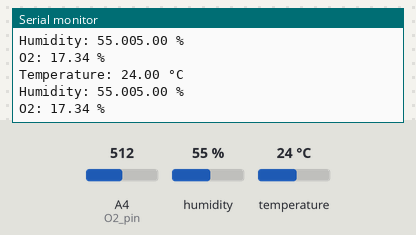
The sketch below on a simulated Arduino Uno, built with avr-gcc and run on an emulated ATmega328P. Parts: the last lines printed to the serial monitor. The test bench sets the inputs (shaded band); at power-on: humidity 55 %, A4 (O2_pin) = 512, temperature 24 °C.

Above: at 1.2 s.
1.3 s: humidity set to 22 %
At 2.5 s:
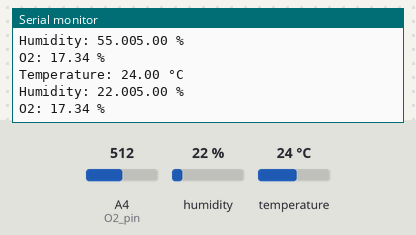
2.8 s: A4 (O2_pin) set to 716
At 3.8 s:
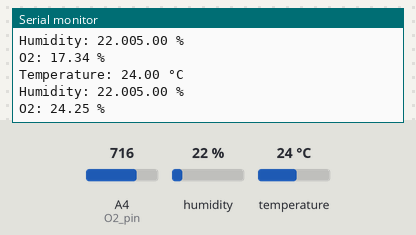
4.3 s: temperature set to 12 °C
At 5.7 s:
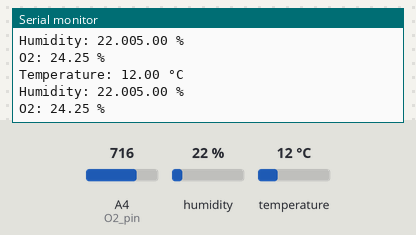
5.8 s: A4 (O2_pin) set to 900
At 7.1 s:
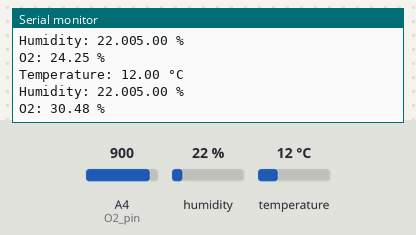
7.3 s: humidity set to 40 %
At 8.2 s:
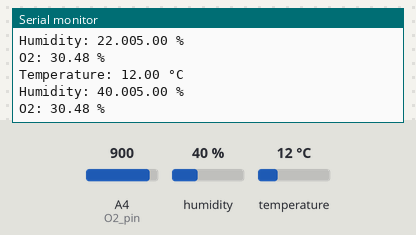
Timing chart, 0 to 9.8 s (numbered marks = the images above; inputs shaded):
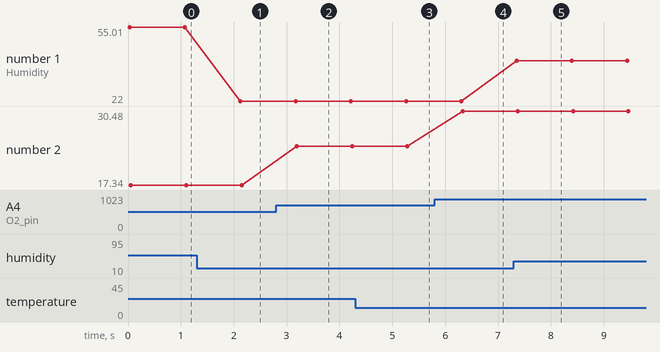

Measured:
- after the input at 1.3 s, the serial monitor: prints a new line after 0.82 s (image 1)
- after the input at 2.8 s, the serial monitor: prints a new line after 0.39 s (image 2)
- after the input at 4.3 s, the serial monitor: prints a new line after 0.93 s (image 3)
- after the input at 5.8 s, the serial monitor: prints a new line after 0.53 s (image 4)
- after the input at 7.3 s, the serial monitor: prints a new line after 0.05 s (image 5)
- plotted number 1: 55.01 → 22 after the input at 1.3 s, 22 → 40.01 after the input at 7.3 s
- plotted number 2: 17.34 → 24.25 after the input at 2.8 s, 24.25 → 30.48 after the input at 5.8 s

The sketch:

P2I-Growbox-Arduino.ino
```cpp
#include <Arduino.h>

// temperatureHumidity on I2C
int soilHumidity_pin = A1;
int brightness_pin = A2;
int waterLevel_pin = A3;
int O2_pin = A4;

bool temperatureHumidity_enabled = true;
bool soilHumidity_enabled = false;
bool brightness_enabled = false;
bool waterLevel_enabled = false;
bool O2_enabled = true;

void setup() {
    if (temperatureHumidity_enabled) {
        temperatureHumidity_setup();
    }
    if (soilHumidity_enabled) {
        soilHumidity_setup();
    }
    if (brightness_enabled) {
        brightness_setup();
    }
    if (waterLevel_enabled) {
        waterLevel_setup();
    }
    if (O2_enabled) {
        O2_setup();
    }

    Serial.begin(9600);
}

void loop() {
    if (temperatureHumidity_enabled) {
        temperature_print();
        humidity_print();
    }
    if (soilHumidity_enabled) {
        soilHumidity_print();
    }
    if (brightness_enabled) {
        brightness_print();
    }
    if (waterLevel_enabled) {
        waterLevel_print();
    }
    if (O2_enabled) {
        O2_print();
    }

    delay(1000);
}
```

Brightness.ino
```cpp
//Plus c'est lumineux, plus la tension est faible
void brightness_setup() {
  pinMode(brightness_pin, INPUT);
}

void brightness_print() {
  float brightness_tension = analogRead(brightness_pin);
  Serial.println(brightness_tension);
}
```

O2.ino
```cpp
void O2_setup() {
    pinMode(O2_pin, INPUT);
}

/**
 * @brief Fetch the O2 concentration in the air
 *
 * @return float O2 concentration between 0 and 1 in the air
 */
float O2_fetch() {
    // Vout samples are with reference to 3.3V
    float vout = O2_fetch_Vout();
    // Applying the conversion formula
    float concentration = vout * 0.21 / 2.0;
    return concentration * 100;
}

void O2_print() {
    Serial.print("O2: ");
    Serial.print(O2_fetch());
    Serial.println(" %");
}


float O2_fetch_Vout() {
    // Average on 32 samples -> Dividing by 32 = 2^5 (5 bit left shift)
    long sum = 0;
    for (int i = 0; i < 32; i++) {
        sum += analogRead(O2_pin);
    }
    sum >>= 5;
    // The measured tension is brought back between 0 and 3.3V
    float MeasuredVout = sum * (3.3 / 1023.0);
    return MeasuredVout;
}
```

SoilHumidity.ino
```cpp
void soilHumidity_setup() {
  pinMode(soilHumidity_pin, INPUT);
}

//Plus la terre est humide, plus il envoie de la tension
//offset de base haut
void soilHumidity_print() {
  float soilHumidity_tension = analogRead(soilHumidity_pin);
  Serial.println(soilHumidity_tension);
}
```

TemperatureHumidity.ino
```cpp
#include <Adafruit_Si7021.h>
/*
Le capteur est super sensible, dès qu'on met un peu d'eau il renvoie rapidement des valeurs proches du max (1023)
On devra sûrement faire juste une valeur seuil (ou plutôt une moyenne sur 30 minutes qui donne une idée)
*/
Adafruit_Si7021 sensor;

void temperatureHumidity_setup() {
    sensor = Adafruit_Si7021();
    sensor.begin();
}

float temperature_fetch() {
    return sensor.readTemperature();
}

float humidity_fetch() {
    return Serial.print(sensor.readHumidity());
}

void temperature_print() {
    Serial.print("Temperature: ");
    Serial.print(temperature_fetch());
    Serial.println(" °C");
}

void humidity_print() {
    Serial.print("Humidity: ");
    Serial.print(humidity_fetch());
    Serial.println(" %");
}
```

WaterLevel.ino
```cpp
void waterLevel_setup() {
  pinMode(waterLevel_pin, INPUT);
}

void waterLevel_print() {
  float waterLevel_resistance = analogRead(waterLevel_pin);
  Serial.println(waterLevel_resistance);
}
```
